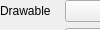
          <widget class="gui::CollapsibleWidget" name="drawable">
           <property name="sizePolicy">
            <sizepolicy hsizetype="Preferred" vsizetype="Maximum">
             <horstretch>0</horstretch>
             <verstretch>0</verstretch>
            </sizepolicy>
           </property>
           <property name="icon" stdset="0">
            <iconset resource="../resource/resource.qrc">
             <normaloff>:/16x16_ico_png/bricks.png</normaloff>:/16x16_ico_png/bricks.png</iconset>
           </property>
           <property name="iconVisible" stdset="0">
            <bool>true</bool>
           </property>
           <property name="collapsed" stdset="0">
            <bool>true</bool>
           </property>
           <property name="text" stdset="0">
            <string>Drawable</string>
           </property>
           <property name="frameShape" stdset="0">
            <enum>QFrame::NoFrame</enum>
           </property>
           <widget class="QWidget" name="page_5">
            <layout class="QVBoxLayout" name="verticalLayout_27">
             <item>
              <layout class="QGridLayout" name="gridLayout_5">
               <property name="leftMargin">
                <number>0</number>
               </property>
               <property name="topMargin">
                <number>0</number>
               </property>
               <property name="rightMargin">
                <number>0</number>
               </property>
               <property name="bottomMargin">
                <number>4</number>
               </property>
               <item row="2" column="0">
                <widget class="QLabel" name="label_8">
                 <property name="sizePolicy">
                  <sizepolicy hsizetype="Preferred" vsizetype="Preferred">
                   <horstretch>0</horstretch>
                   <verstretch>0</verstretch>
                  </sizepolicy>
                 </property>
                 <property name="text">
                  <string>Pass </string>
                 </property>
                </widget>
               </item>
               <item row="9" column="0">
                <widget class="QLabel" name="label_27">
                 <property name="sizePolicy">
                  <sizepolicy hsizetype="Preferred" vsizetype="Preferred">
                   <horstretch>0</horstretch>
                   <verstretch>0</verstretch>
                  </sizepolicy>
                 </property>
                 <property name="text">
                  <string>Layer</string>
                 </property>
                </widget>
               </item>
               <item row="7" column="0">
                <widget class="QLabel" name="label_64">
                 <property name="text">
                  <string>Rotation</string>
                 </property>
                </widget>
               </item>
               <item row="8" column="1">
                <layout class="QHBoxLayout" name="horizontalLayout_17">
                 <item>
                  <widget class="QDoubleSpinBox" name="dsXOffset">
                   <property name="sizePolicy">
                    <sizepolicy hsizetype="Preferred" vsizetype="Fixed">
                     <horstretch>0</horstretch>
                     <verstretch>0</verstretch>
                    </sizepolicy>
                   </property>
                   <property name="toolTip">
                    <string>Set the node's width in game units</string>
                   </property>
                   <property name="styleSheet">
                    <string notr="true">color: rgb(100, 200, 100)</string>
                   </property>
                   <property name="minimum">
                    <double>-1000.000000000000000</double>
                   </property>
                   <property name="maximum">
                    <double>1000.000000000000000</double>
                   </property>
                   <property name="stepType">
                    <enum>QAbstractSpinBox::AdaptiveDecimalStepType</enum>
                   </property>
                  </widget>
                 </item>
                 <item>
                  <widget class="QDoubleSpinBox" name="dsYOffset">
                   <property name="sizePolicy">
                    <sizepolicy hsizetype="Preferred" vsizetype="Fixed">
                     <horstretch>0</horstretch>
                     <verstretch>0</verstretch>
                    </sizepolicy>
                   </property>
                   <property name="toolTip">
                    <string>Set the node's width in game units</string>
                   </property>
                   <property name="styleSheet">
                    <string notr="true">color: rgb(200,100, 100)</string>
                   </property>
                   <property name="minimum">
                    <double>-1000.000000000000000</double>
                   </property>
                   <property name="maximum">
                    <double>1000.000000000000000</double>
                   </property>
                   <property name="stepType">
                    <enum>QAbstractSpinBox::AdaptiveDecimalStepType</enum>
                   </property>
                  </widget>
                 </item>
                 <item>
                  <widget class="QDoubleSpinBox" name="dsZOffset">
                   <property name="sizePolicy">
                    <sizepolicy hsizetype="Preferred" vsizetype="Fixed">
                     <horstretch>0</horstretch>
                     <verstretch>0</verstretch>
                    </sizepolicy>
                   </property>
                   <property name="toolTip">
                    <string>Set the node's width in game units</string>
                   </property>
                   <property name="styleSheet">
                    <string notr="true">color: rgb(100, 100, 250);</string>
                   </property>
                   <property name="minimum">
                    <double>-1000.000000000000000</double>
                   </property>
                   <property name="maximum">
                    <double>1000.000000000000000</double>
                   </property>
                   <property name="stepType">
                    <enum>QAbstractSpinBox::AdaptiveDecimalStepType</enum>
                   </property>
                  </widget>
                 </item>
                </layout>
               </item>
               <item row="1" column="0">
                <widget class="QLabel" name="label_6">
                 <property name="sizePolicy">
                  <sizepolicy hsizetype="Preferred" vsizetype="Preferred">
                   <horstretch>0</horstretch>
                   <verstretch>0</verstretch>
                  </sizepolicy>
                 </property>
                 <property name="text">
                  <string>Material</string>
                 </property>
                </widget>
               </item>
               <item row="14" column="1">
                <widget class="QCheckBox" name="dsVisible">
                 <property name="sizePolicy">
                  <sizepolicy hsizetype="Preferred" vsizetype="Fixed">
                   <horstretch>0</horstretch>
                   <verstretch>0</verstretch>
                  </sizepolicy>
                 </property>
                 <property name="text">
                  <string>Visible in game</string>
                 </property>
                </widget>
               </item>
               <item row="20" column="1">
                <widget class="QCheckBox" name="dsBloom">
                 <property name="sizePolicy">
                  <sizepolicy hsizetype="Preferred" vsizetype="Fixed">
                   <horstretch>0</horstretch>
                   <verstretch>0</verstretch>
                  </sizepolicy>
                 </property>
                 <property name="text">
                  <string>Enable PP bloom</string>
                 </property>
                </widget>
               </item>
               <item row="0" column="0">
                <widget class="QLabel" name="label_10">
                 <property name="sizePolicy">
                  <sizepolicy hsizetype="Preferred" vsizetype="Preferred">
                   <horstretch>0</horstretch>
                   <verstretch>0</verstretch>
                  </sizepolicy>
                 </property>
                 <property name="text">
                  <string>Drawable</string>
                 </property>
                </widget>
               </item>
               <item row="4" column="0">
                <widget class="QLabel" name="label_55">
                 <property name="text">
                  <string>Projection</string>
                 </property>
                </widget>
               </item>
               <item row="25" column="0" colspan="2">
                <widget class="QPushButton" name="btnDelDrawable">
                 <property name="sizePolicy">
                  <sizepolicy hsizetype="Preferred" vsizetype="Fixed">
                   <horstretch>0</horstretch>
                   <verstretch>0</verstretch>
                  </sizepolicy>
                 </property>
                 <property name="text">
                  <string>Remove Drawable</string>
                 </property>
                 <property name="icon">
                  <iconset resource="../resource/resource.qrc">
                   <normaloff>:/16x16_ico_png/delete.png</normaloff>:/16x16_ico_png/delete.png</iconset>
                 </property>
                </widget>
               </item>
               <item row="8" column="0">
                <widget class="QLabel" name="label_65">
                 <property name="text">
                  <string>Translation</string>
                 </property>
                </widget>
               </item>
               <item row="17" column="1">
                <widget class="QCheckBox" name="dsRestartDrawable">
                 <property name="sizePolicy">
                  <sizepolicy hsizetype="Preferred" vsizetype="Fixed">
                   <horstretch>0</horstretch>
                   <verstretch>0</verstretch>
                  </sizepolicy>
                 </property>
                 <property name="text">
                  <string>Restart drawable</string>
                 </property>
                </widget>
               </item>
               <item row="6" column="0">
                <widget class="QLabel" name="label_4">
                 <property name="sizePolicy">
                  <sizepolicy hsizetype="Preferred" vsizetype="Preferred">
                   <horstretch>0</horstretch>
                   <verstretch>0</verstretch>
                  </sizepolicy>
                 </property>
                 <property name="text">
                  <string>Style hint</string>
                 </property>
                </widget>
               </item>
               <item row="19" column="1">
                <widget class="QCheckBox" name="dsFlipVertically">
                 <property name="sizePolicy">
                  <sizepolicy hsizetype="Preferred" vsizetype="Fixed">
                   <horstretch>0</horstretch>
                   <verstretch>0</verstretch>
                  </sizepolicy>
                 </property>
                 <property name="text">
                  <string>Flip UVs vertically</string>
                 </property>
                </widget>
               </item>
               <item row="21" column="1">
                <widget class="QCheckBox" name="dsDoubleSided">
                 <property name="sizePolicy">
                  <sizepolicy hsizetype="Preferred" vsizetype="Fixed">
                   <horstretch>0</horstretch>
                   <verstretch>0</verstretch>
                  </sizepolicy>
                 </property>
                 <property name="text">
                  <string>Double sided</string>
                 </property>
                </widget>
               </item>
               <item row="6" column="1">
                <widget class="QComboBox" name="dsRenderStyle"/>
               </item>
               <item row="7" column="1">
                <layout class="QHBoxLayout" name="horizontalLayout_16">
                 <item>
                  <widget class="QDoubleSpinBox" name="dsXRotation">
                   <property name="sizePolicy">
                    <sizepolicy hsizetype="Preferred" vsizetype="Fixed">
                     <horstretch>0</horstretch>
                     <verstretch>0</verstretch>
                    </sizepolicy>
                   </property>
                   <property name="styleSheet">
                    <string notr="true">color: rgb(100, 200, 100)</string>
                   </property>
                   <property name="wrapping">
                    <bool>true</bool>
                   </property>
                   <property name="prefix">
                    <string/>
                   </property>
                   <property name="suffix">
                    <string> °</string>
                   </property>
                   <property name="minimum">
                    <double>-180.000000000000000</double>
                   </property>
                   <property name="maximum">
                    <double>180.000000000000000</double>
                   </property>
                   <property name="stepType">
                    <enum>QAbstractSpinBox::AdaptiveDecimalStepType</enum>
                   </property>
                  </widget>
                 </item>
                 <item>
                  <widget class="QDoubleSpinBox" name="dsYRotation">
                   <property name="sizePolicy">
                    <sizepolicy hsizetype="Preferred" vsizetype="Fixed">
                     <horstretch>0</horstretch>
                     <verstretch>0</verstretch>
                    </sizepolicy>
                   </property>
                   <property name="styleSheet">
                    <string notr="true">color: rgb(200,100, 100)</string>
                   </property>
                   <property name="wrapping">
                    <bool>true</bool>
                   </property>
                   <property name="prefix">
                    <string/>
                   </property>
                   <property name="suffix">
                    <string> °</string>
                   </property>
                   <property name="minimum">
                    <double>-180.000000000000000</double>
                   </property>
                   <property name="maximum">
                    <double>180.000000000000000</double>
                   </property>
                   <property name="stepType">
                    <enum>QAbstractSpinBox::AdaptiveDecimalStepType</enum>
                   </property>
                  </widget>
                 </item>
                 <item>
                  <widget class="QDoubleSpinBox" name="dsZRotation">
                   <property name="sizePolicy">
                    <sizepolicy hsizetype="Preferred" vsizetype="Fixed">
                     <horstretch>0</horstretch>
                     <verstretch>0</verstretch>
                    </sizepolicy>
                   </property>
                   <property name="styleSheet">
                    <string notr="true">color: rgb(100, 100, 250);</string>
                   </property>
                   <property name="wrapping">
                    <bool>true</bool>
                   </property>
                   <property name="prefix">
                    <string/>
                   </property>
                   <property name="suffix">
                    <string> °</string>
                   </property>
                   <property name="minimum">
                    <double>-180.000000000000000</double>
                   </property>
                   <property name="maximum">
                    <double>180.000000000000000</double>
                   </property>
                   <property name="stepType">
                    <enum>QAbstractSpinBox::AdaptiveDecimalStepType</enum>
                   </property>
                  </widget>
                 </item>
                </layout>
               </item>
               <item row="0" column="1">
                <layout class="QHBoxLayout" name="horizontalLayout_18">
                 <item>
                  <widget class="QComboBox" name="dsDrawable">
                   <property name="sizePolicy">
                    <sizepolicy hsizetype="Expanding" vsizetype="Fixed">
                     <horstretch>0</horstretch>
                     <verstretch>0</verstretch>
                    </sizepolicy>
                   </property>
                  </widget>
                 </item>
                 <item>
                  <widget class="QToolButton" name="btnEditDrawable">
                   <property name="toolTip">
                    <string>Open the entity for editing</string>
                   </property>
                   <property name="text">
                    <string>...</string>
                   </property>
                   <property name="icon">
                    <iconset resource="../resource/resource.qrc">
                     <normaloff>:/16x16_ico_png/particle.png</normaloff>:/16x16_ico_png/particle.png</iconset>
                   </property>
                   <property name="autoRaise">
                    <bool>false</bool>
                   </property>
                   <property name="arrowType">
                    <enum>Qt::NoArrow</enum>
                   </property>
                  </widget>
                 </item>
                </layout>
               </item>
               <item row="1" column="1">
                <layout class="QHBoxLayout" name="horizontalLayout_3">
                 <item>
                  <widget class="QComboBox" name="dsMaterial">
                   <property name="sizePolicy">
                    <sizepolicy hsizetype="Preferred" vsizetype="Fixed">
                     <horstretch>0</horstretch>
                     <verstretch>0</verstretch>
                    </sizepolicy>
                   </property>
                  </widget>
                 </item>
                 <item>
                  <widget class="QToolButton" name="btnSelectMaterial">
                   <property name="toolTip">
                    <string>Select material</string>
                   </property>
                   <property name="text">
                    <string>...</string>
                   </property>
                   <property name="icon">
                    <iconset resource="../resource/resource.qrc">
                     <normaloff>:/16x16_ico_png/material.png</normaloff>:/16x16_ico_png/material.png</iconset>
                   </property>
                   <property name="arrowType">
                    <enum>Qt::NoArrow</enum>
                   </property>
                  </widget>
                 </item>
                 <item>
                  <widget class="QToolButton" name="btnSetMaterialParams">
                   <property name="toolTip">
                    <string>Edit material parameters</string>
                   </property>
                   <property name="text">
                    <string>...</string>
                   </property>
                   <property name="icon">
                    <iconset resource="../resource/resource.qrc">
                     <normaloff>:/16x16_ico_png/edit.png</normaloff>:/16x16_ico_png/edit.png</iconset>
                   </property>
                  </widget>
                 </item>
                 <item>
                  <widget class="QToolButton" name="btnEditMaterial">
                   <property name="toolTip">
                    <string>Edit material parameters</string>
                   </property>
                   <property name="text">
                    <string>...</string>
                   </property>
                   <property name="icon">
                    <iconset resource="../resource/resource.qrc">
                     <normaloff>:/16x16_ico_png/material_go.png</normaloff>:/16x16_ico_png/material_go.png</iconset>
                   </property>
                  </widget>
                 </item>
                </layout>
               </item>
               <item row="12" column="0">
                <widget class="QLabel" name="label_37">
                 <property name="text">
                  <string>Time scale</string>
                 </property>
                </widget>
               </item>
               <item row="13" column="1">
                <widget class="QDoubleSpinBox" name="dsDepth">
                 <property name="sizePolicy">
                  <sizepolicy hsizetype="Preferred" vsizetype="Fixed">
                   <horstretch>0</horstretch>
                   <verstretch>0</verstretch>
                  </sizepolicy>
                 </property>
                 <property name="styleSheet">
                  <string notr="true"/>
                 </property>
                 <property name="maximum">
                  <double>1000.000000000000000</double>
                 </property>
                 <property name="stepType">
                  <enum>QAbstractSpinBox::AdaptiveDecimalStepType</enum>
                 </property>
                </widget>
               </item>
               <item row="4" column="1">
                <widget class="QComboBox" name="dsRenderProj"/>
               </item>
               <item row="3" column="0">
                <widget class="QLabel" name="label_54">
                 <property name="text">
                  <string>View</string>
                 </property>
                </widget>
               </item>
               <item row="11" column="1">
                <widget class="QDoubleSpinBox" name="dsLineWidth">
                 <property name="sizePolicy">
                  <sizepolicy hsizetype="Preferred" vsizetype="Fixed">
                   <horstretch>0</horstretch>
                   <verstretch>0</verstretch>
                  </sizepolicy>
                 </property>
                 <property name="minimum">
                  <double>1.000000000000000</double>
                 </property>
                </widget>
               </item>
               <item row="22" column="1">
                <widget class="QCheckBox" name="dsDepthTest">
                 <property name="sizePolicy">
                  <sizepolicy hsizetype="Maximum" vsizetype="Fixed">
                   <horstretch>0</horstretch>
                   <verstretch>0</verstretch>
                  </sizepolicy>
                 </property>
                 <property name="text">
                  <string>Depth test</string>
                 </property>
                </widget>
               </item>
               <item row="2" column="1">
                <widget class="QComboBox" name="dsRenderPass">
                 <property name="sizePolicy">
                  <sizepolicy hsizetype="Preferred" vsizetype="Fixed">
                   <horstretch>0</horstretch>
                   <verstretch>0</verstretch>
                  </sizepolicy>
                 </property>
                </widget>
               </item>
               <item row="13" column="0">
                <widget class="QLabel" name="label_63">
                 <property name="styleSheet">
                  <string notr="true"/>
                 </property>
                 <property name="text">
                  <string>Z Size</string>
                 </property>
                </widget>
               </item>
               <item row="3" column="1">
                <widget class="QComboBox" name="dsRenderView"/>
               </item>
               <item row="12" column="1">
                <widget class="QDoubleSpinBox" name="dsTimeScale">
                 <property name="sizePolicy">
                  <sizepolicy hsizetype="Preferred" vsizetype="Fixed">
                   <horstretch>0</horstretch>
                   <verstretch>0</verstretch>
                  </sizepolicy>
                 </property>
                 <property name="minimum">
                  <double>-99.000000000000000</double>
                 </property>
                 <property name="singleStep">
                  <double>0.100000000000000</double>
                 </property>
                 <property name="stepType">
                  <enum>QAbstractSpinBox::AdaptiveDecimalStepType</enum>
                 </property>
                 <property name="value">
                  <double>1.000000000000000</double>
                 </property>
                </widget>
               </item>
               <item row="18" column="1">
                <widget class="QCheckBox" name="dsFlipHorizontally">
                 <property name="sizePolicy">
                  <sizepolicy hsizetype="Preferred" vsizetype="Fixed">
                   <horstretch>0</horstretch>
                   <verstretch>0</verstretch>
                  </sizepolicy>
                 </property>
                 <property name="text">
                  <string>Flip UVs horizontally</string>
                 </property>
                </widget>
               </item>
               <item row="11" column="0">
                <widget class="QLabel" name="label_5">
                 <property name="sizePolicy">
                  <sizepolicy hsizetype="Preferred" vsizetype="Preferred">
                   <horstretch>0</horstretch>
                   <verstretch>0</verstretch>
                  </sizepolicy>
                 </property>
                 <property name="text">
                  <string>Line width</string>
                 </property>
                </widget>
               </item>
               <item row="14" column="0">
                <widget class="QLabel" name="label_56">
                 <property name="text">
                  <string>Flags</string>
                 </property>
                </widget>
               </item>
               <item row="16" column="1">
                <widget class="QCheckBox" name="dsUpdateMaterial">
                 <property name="sizePolicy">
                  <sizepolicy hsizetype="Preferred" vsizetype="Fixed">
                   <horstretch>0</horstretch>
                   <verstretch>0</verstretch>
                  </sizepolicy>
                 </property>
                 <property name="text">
                  <string>Update material</string>
                 </property>
                </widget>
               </item>
               <item row="15" column="1">
                <widget class="QCheckBox" name="dsUpdateDrawable">
                 <property name="sizePolicy">
                  <sizepolicy hsizetype="Preferred" vsizetype="Fixed">
                   <horstretch>0</horstretch>
                   <verstretch>0</verstretch>
                  </sizepolicy>
                 </property>
                 <property name="text">
                  <string>Update drawable</string>
                 </property>
                </widget>
               </item>
               <item row="9" column="1">
                <widget class="QSpinBox" name="dsLayer">
                 <property name="sizePolicy">
                  <sizepolicy hsizetype="Preferred" vsizetype="Fixed">
                   <horstretch>0</horstretch>
                   <verstretch>0</verstretch>
                  </sizepolicy>
                 </property>
                 <property name="minimum">
                  <number>-100</number>
                 </property>
                 <property name="maximum">
                  <number>100</number>
                 </property>
                </widget>
               </item>
               <item row="5" column="1">
                <widget class="QComboBox" name="dsCoordinateSpace"/>
               </item>
               <item row="5" column="0">
                <widget class="QLabel" name="label_78">
                 <property name="text">
                  <string>Space</string>
                 </property>
                </widget>
               </item>
              </layout>
             </item>
            </layout>
           </widget>
          </widget>
